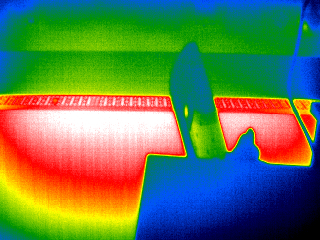
#> input picture tiff_thermal.tiff, 320 x 240 px
$ jupyter execute --allow-errors init.ipynb   (shell and % lines are left out)
#> lines starting #> are read from the running program, lines starting #| are printed output that depends on the picture
[cell 1]
import cv2
from PIL import Image
import os
import glob
import matplotlib.pyplot as plt
import numpy as np
from PIL import ExifTags
import imageio as io
import pandas as pd
import yaml
import sys
from matplotlib import patches
from pycocotools import mask as M
import tifffile
# from libtiff import TIFF

sys.path.append('../scripts')
import utils

[cell 2]
img1 = tifffile.imread('../tiff_thermal.tiff')
#> img1 is the input picture: shape (240, 320, 4); mean R, G, B, A 96.8, 122, 82.6, 255
img2 = np.array(Image.open('../thermal2.jpg'))
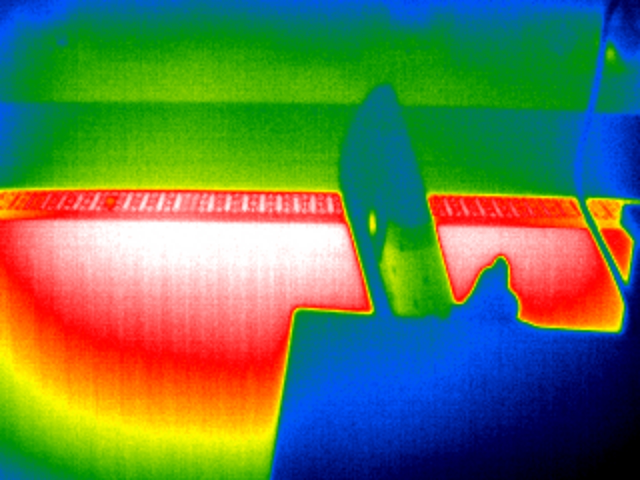
#> input picture thermal2.jpg, 1280 x 960 px (shown at 1/2 size)
#> img2 is the input picture: shape (960, 1280, 3); mean R, G, B 96.6, 121.6, 82.4

[cell 3]
# bw_thermal = Image.open('../../../dataset/bw_thermal.tiff')

[cell 4]
thermal_images = glob.glob('../../../dataset/attachments/*.tiff')
thermal_images

#> (a cell that did not finish here is left out)

#> (a cell that did not finish here is left out)

#> (a cell that did not finish here is left out)

#> (a cell that did not finish here is left out)

#> (a cell that did not finish here is left out)

#> (a cell that did not finish here is left out)

#> (a cell that did not finish here is left out)

[cell 12]
plt.imshow(img1[...,:3])

[cell 13]
fig, axs = plt.subplots(1,3)
for i in range(3):
    axs[i].imshow(img2[...,i])
    axs[i].axis('off')

fig, axs = plt.subplots(1,4)
for i in range(4):
    axs[i].imshow(img1[...,i])
    axs[i].axis('off')
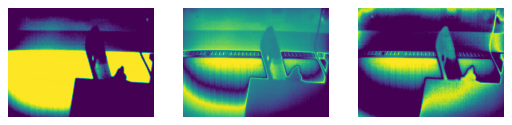
#> figure drawn by matplotlib, 3 panels
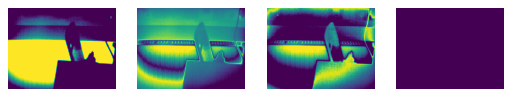
#> figure drawn by matplotlib, 4 panels
